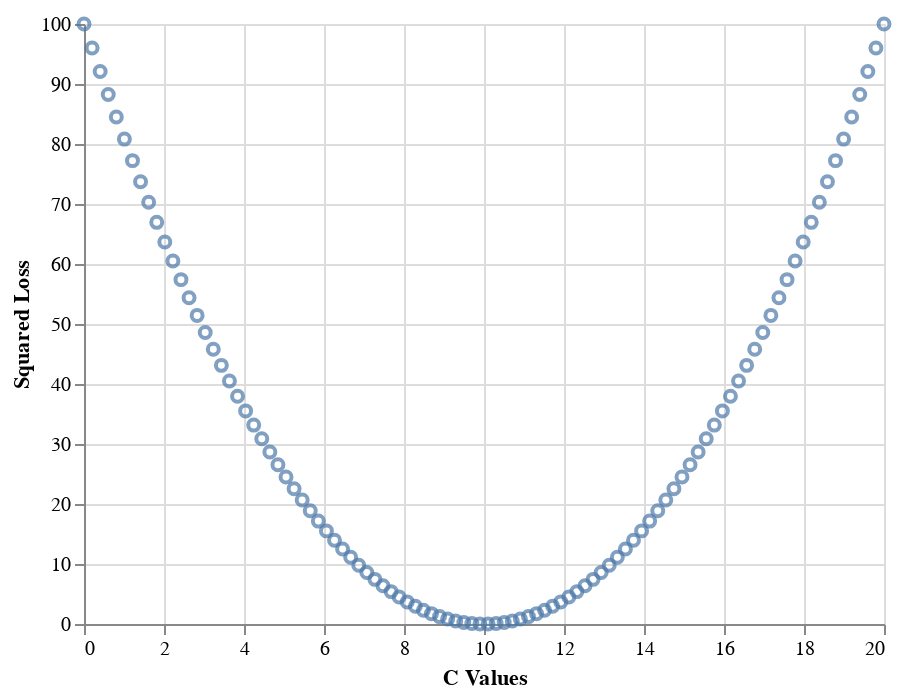

The notebook cell saved with this chart:
### Markdown cell above
Let us now consider the case where `y_obs` equals 10. For arbitrary values of `c`, plot the squared loss using the function you implemented in the previous question. Don't forget to label your graph.

*Hints*:

1. To plot a line plot in Altair, we first need to convert the input data into a data frame with a column x representing the index, and set the data we want to plot as column y. An example can be found here: 
https://altair-viz.github.io/gallery/simple_line_chart.html. 

2. To add labels to the axes, check the "Adjusting Axis Labels" part in 
https://altairviz.github.io/user_guide/customization.html#adjusting-axis-labels.

### Code cell
y_obs = 10
x = np.arange(100)
c_values = np.linspace(0, 20, 100) # some arbitrary values of c
data = pd.DataFrame({'a': c_values, 'b': squared_loss(y_obs, c_values)})
chart = alt.Chart(data)
chart.mark_point().encode(x = alt.X('a', axis=alt.Axis(title = 'C Values')), y = alt.Y('b', axis=alt.Axis(title = 'Squared Loss')))

### Figure 1 — Vega-Lite specification as saved in the notebook (floating-point values rounded to 4 significant figures)
{"config": {"view": {"continuousWidth": 400, "continuousHeight": 300}}, "data": {"name": "data-b0cfde9f2a3a02296db0675688cfccdc"}, "mark": "point", "encoding": {"x": {"type": "quantitative", "axis": {"title": "C Values"}, "field": "a"}, "y": {"type": "quantitative", "axis": {"title": "Squared Loss"}, "field": "b"}}, "$schema": "https://vega.github.io/schema/vega-lite/v4.8.1.json", "datasets": {"data-b0cfde9f2a3a02296db0675688cfccdc": [{"a": 0.0, "b": 100.0}, {"a": 0.202, "b": 96.0}, {"a": 0.404, "b": 92.08}, {"a": 0.6061, "b": 88.25}, {"a": 0.8081, "b": 84.49}, {"a": 1.01, "b": 80.82}, {"a": 1.212, "b": 77.23}, {"a": 1.414, "b": 73.72}, {"a": 1.616, "b": 70.29}, {"a": 1.818, "b": 66.94}, {"a": 2.02, "b": 63.68}, {"a": 2.222, "b": 60.49}, {"a": 2.424, "b": 57.39}, {"a": 2.626, "b": 54.37}, {"a": 2.828, "b": 51.43}, {"a": 3.03, "b": 48.58}, {"a": 3.232, "b": 45.8}, {"a": 3.434, "b": 43.11}, {"a": 3.636, "b": 40.5}, {"a": 3.838, "b": 37.97}, {"a": 4.04, "b": 35.52}, {"a": 4.242, "b": 33.15}, {"a": 4.444, "b": 30.86}, {"a": 4.646, "b": 28.66}, {"a": 4.848, "b": 26.54}, {"a": 5.051, "b": 24.5}, {"a": 5.253, "b": 22.54}, {"a": 5.455, "b": 20.66}, {"a": 5.657, "b": 18.87}, {"a": 5.859, "b": 17.15}, {"a": 6.061, "b": 15.52}, {"a": 6.263, "b": 13.97}, {"a": 6.465, "b": 12.5}, {"a": 6.667, "b": 11.11}, {"a": 6.869, "b": 9.805}, {"a": 7.071, "b": 8.581}, {"a": 7.273, "b": 7.438}, {"a": 7.475, "b": 6.377}, {"a": 7.677, "b": 5.397}, {"a": 7.879, "b": 4.5}, {"a": 8.081, "b": 3.683}, {"a": 8.283, "b": 2.949}, {"a": 8.485, "b": 2.296}, {"a": 8.687, "b": 1.724}, {"a": 8.889, "b": 1.235}, {"a": 9.091, "b": 0.8264}, {"a": 9.293, "b": 0.4999}, {"a": 9.495, "b": 0.2551}, {"a": 9.697, "b": 0.09183}, {"a": 9.899, "b": 0.0102}, {"a": 10.1, "b": 0.0102}, {"a": 10.3, "b": 0.09183}, {"a": 10.51, "b": 0.2551}, {"a": 10.71, "b": 0.4999}, {"a": 10.91, "b": 0.8264}, {"a": 11.11, "b": 1.235}, {"a": 11.31, "b": 1.724}, {"a": 11.52, "b": 2.296}, {"a": 11.72, "b": 2.949}, {"a": 11.92, "b": 3.683}, {"a": 12.12, "b": 4.5}, {"a": 12.32, "b": 5.397}, {"a": 12.53, "b": 6.377}, {"a": 12.73, "b": 7.438}, {"a": 12.93, "b": 8.581}, {"a": 13.13, "b": 9.805}, {"a": 13.33, "b": 11.11}, {"a": 13.54, "b": 12.5}, {"a": 13.74, "b": 13.97}, {"a": 13.94, "b": 15.52}, {"a": 14.14, "b": 17.15}, {"a": 14.34, "b": 18.87}, {"a": 14.55, "b": 20.66}, {"a": 14.75, "b": 22.54}, {"a": 14.95, "b": 24.5}, {"a": 15.15, "b": 26.54}, {"a": 15.35, "b": 28.66}, {"a": 15.56, "b": 30.86}, {"a": 15.76, "b": 33.15}, {"a": 15.96, "b": 35.52}, {"a": 16.16, "b": 37.97}, {"a": 16.36, "b": 40.5}, {"a": 16.57, "b": 43.11}, {"a": 16.77, "b": 45.8}, {"a": 16.97, "b": 48.58}, {"a": 17.17, "b": 51.43}, {"a": 17.37, "b": 54.37}, {"a": 17.58, "b": 57.39}, {"a": 17.78, "b": 60.49}, {"a": 17.98, "b": 63.68}, {"a": 18.18, "b": 66.94}, {"a": 18.38, "b": 70.29}, {"a": 18.59, "b": 73.72}, {"a": 18.79, "b": 77.23}, {"a": 18.99, "b": 80.82}, {"a": 19.19, "b": 84.49}, {"a": 19.39, "b": 88.25}, {"a": 19.6, "b": 92.08}, {"a": 19.8, "b": 96.0}, {"a": 20.0, "b": 100.0}]}}
